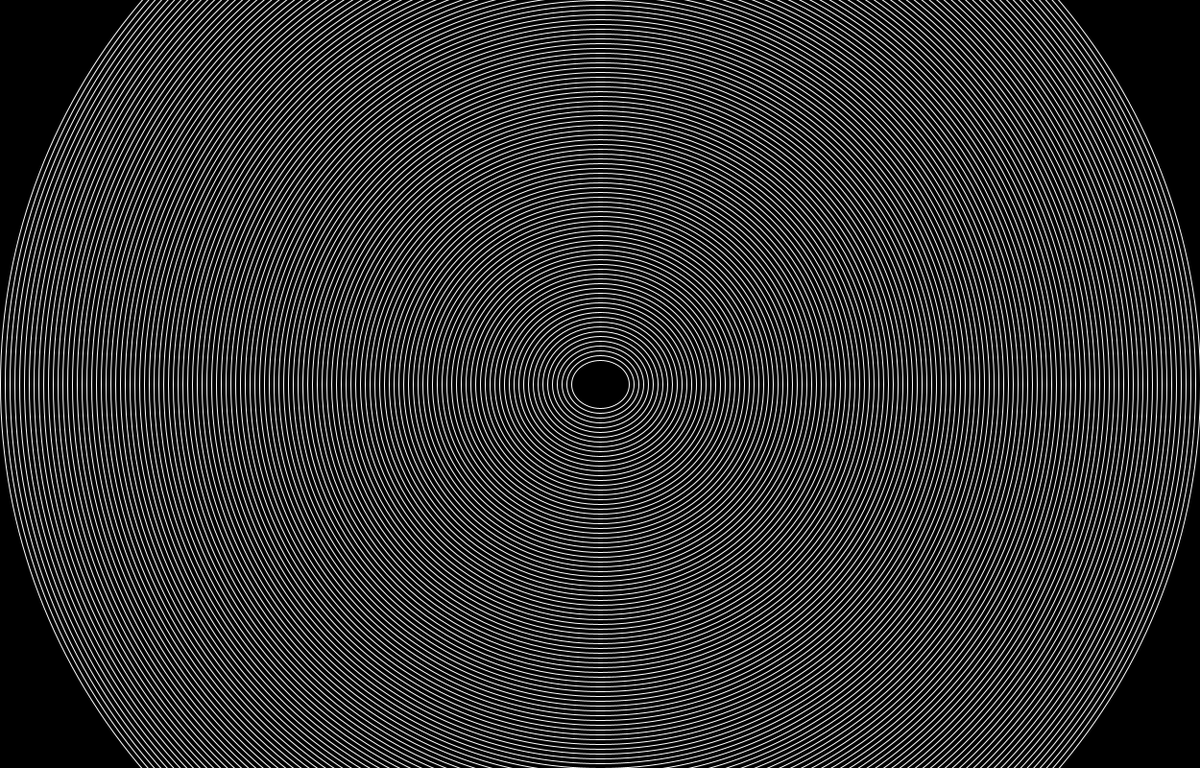
Frame 1 (no input)
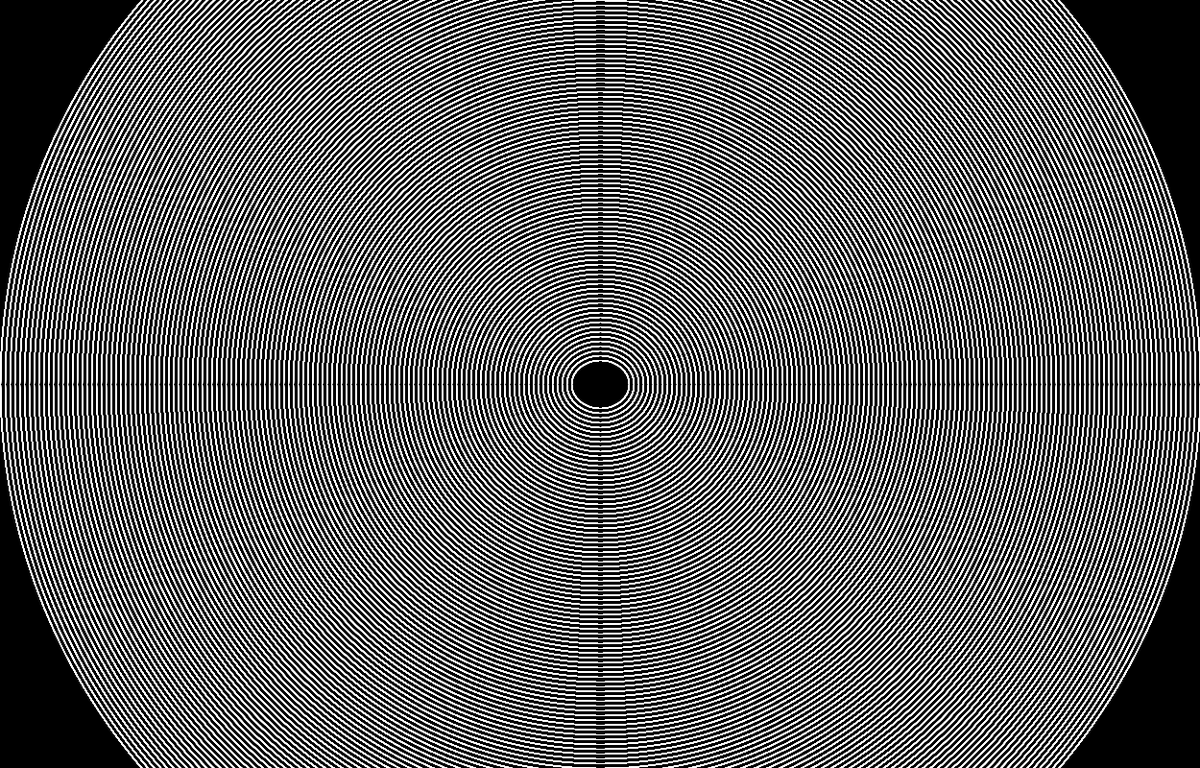
Frame 60 (the mouse pressed at the canvas centre just before this capture)
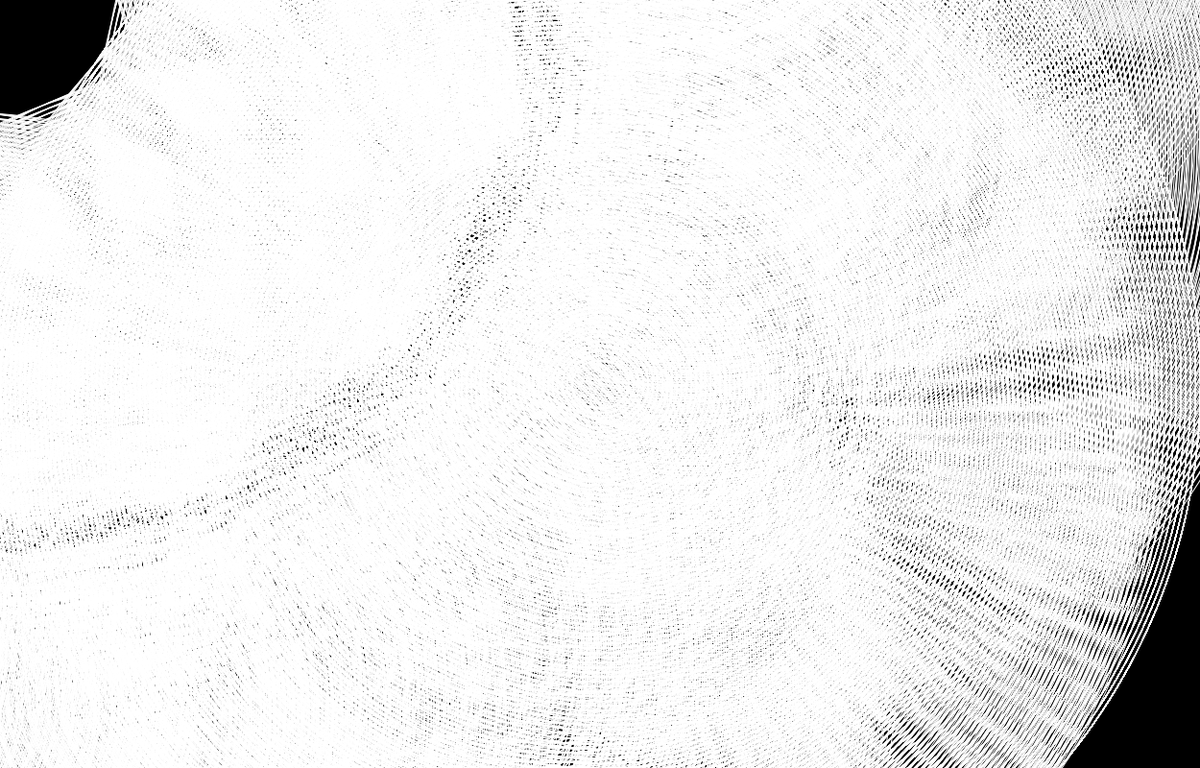
Frame 120 (the mouse held since frame 60 and released just before this capture)

The Processing sketch that drew these frames (run headless with seeded random() and noise(); from frame 60 on, the mouse is pressed at the canvas centre):

// Processing sketch: vieleKreise
// ── vieleKreise.pde
float count;
int initialTime;
int interval = 1000;

void setup () {
    size (1250, 800);
    background (0, 0, 0);
    stroke (255, 255, 255); 
    noFill ();
    count = 0;
    initialTime = millis();
    frameRate(7.5);
}

void draw () {
  count++;
  for (int i=50; i<width; i+=10) {
if (i < mouseX){ 
  rotate(count);
ellipse (width/2,height/2,i+0,i);
} else { 
ellipse (width/2,height/2,i+10,i);
}
}
}
